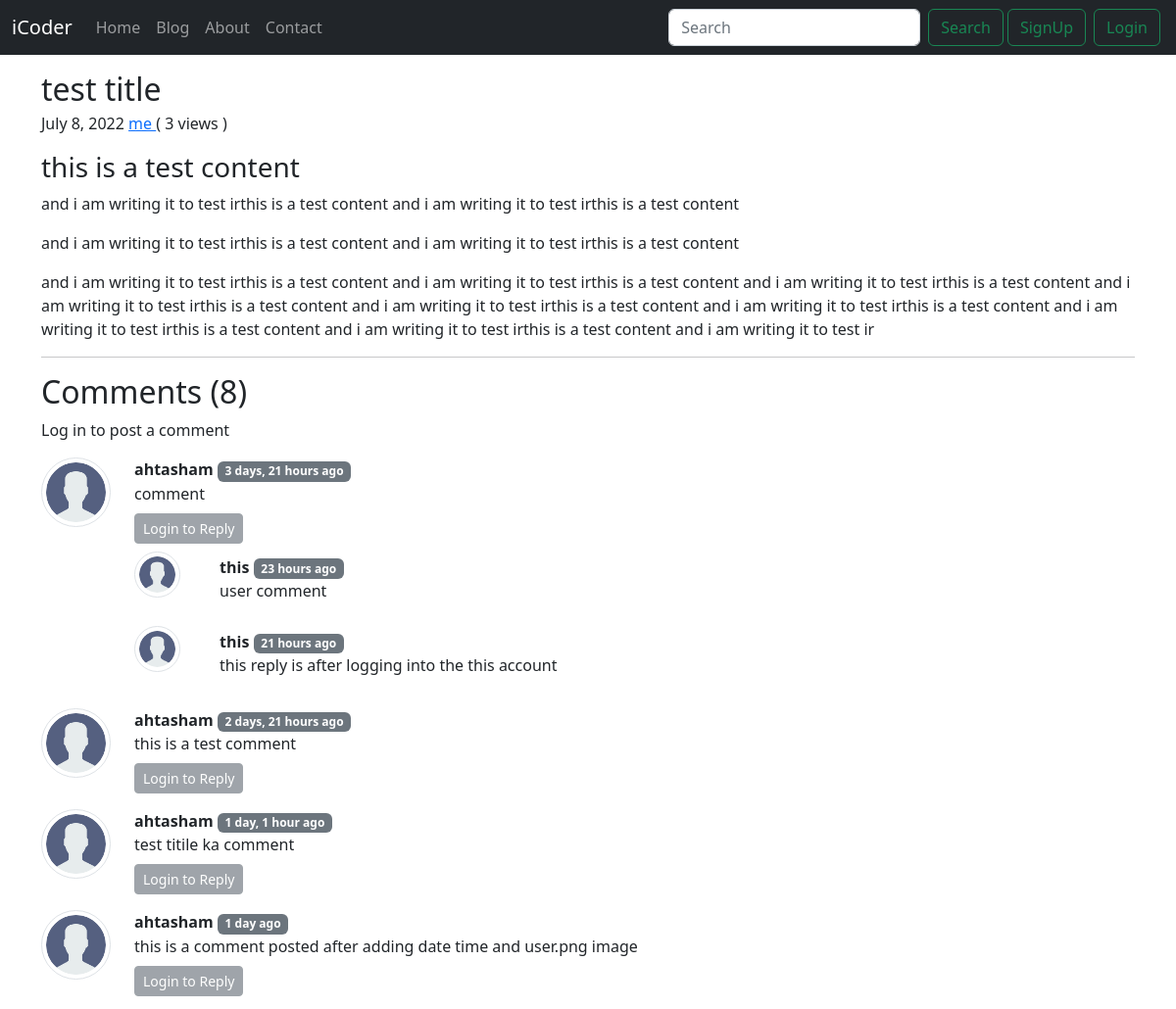
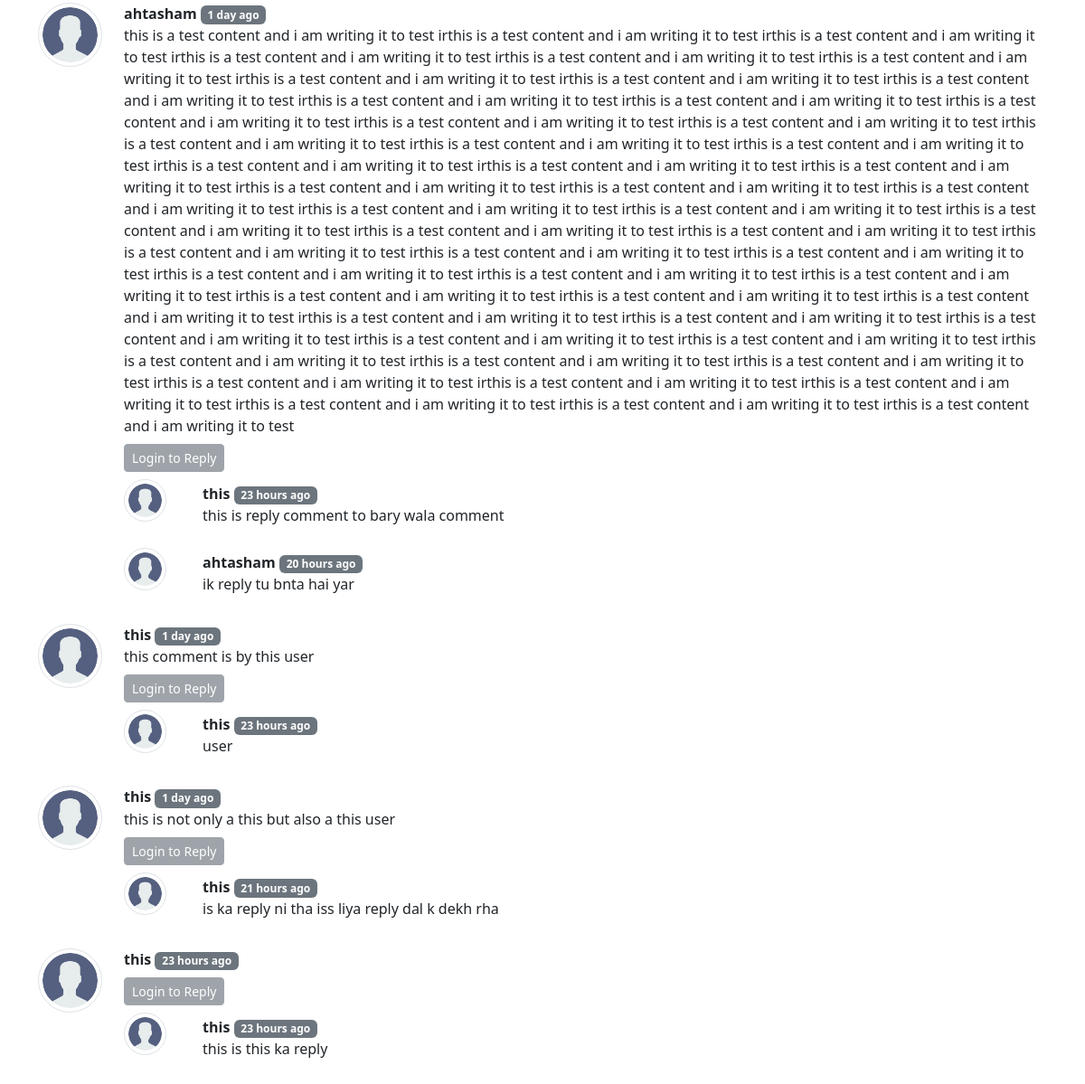
The page /blog/firsst-post on the database its author committed (2 pictures, top to bottom).
### blog/models.py (models this page shows, shortened)
class Post(models.Model):
    sno = models.AutoField(primary_key=True)
    title = models.CharField(max_length=255)
    content = models.TextField()
    author = models.CharField(max_length=130)
    slug = models.CharField(max_length=130)
    views = models.IntegerField(default=0)
    timeStamp = models.DateField(blank=True)

class BlogComment(models.Model):
    sno = models.AutoField(primary_key=True)
    comment = models.TextField()
    user = models.ForeignKey(User, on_delete=models.CASCADE)
    post = models.ForeignKey(Post, on_delete=models.CASCADE)
    parent = models.ForeignKey('self', on_delete=models.CASCADE, null=True)
    timestamp = models.DateTimeField(default=now)

### blog/views.py (the view)
# urls.py: path('<str:slug>', views.blogPost, name='blogPost'),
def blogPost(request, slug):
    post = Post.objects.filter(slug= slug).first()
    post.views = post.views + 1
    post.save()
    comments = BlogComment.objects.filter(post = post, parent = None)
    replies = BlogComment.objects.filter(post = post).exclude(parent = None)
    replyDict = {}
    for reply in replies:
        if reply.parent.sno not in replyDict.keys():
            replyDict[reply.parent.sno] = [reply]
        else:
            replyDict[reply.parent.sno].append(reply)
    context = {
        'post': post,
        'comments': comments,
        'user': request.user,
        'replyDict': replyDict
    }
    return render(request, 'blog/blogPost.html', context)

### blog/templatetags/extras.py (called while the page is built)
@register.filter(name= 'get_val')
def get_val(dict, key):
    return dict.get(key)

### templates/blog/blogPost.html (shortened to what this page needs)
{% extends 'basic.html' %}
{% block body %}
<div class="container my-3">
    <article class="blog-post">
        <h2 class="blog-post-title mb-1">{{post.title}}</h2>
        <p class="blog-post-meta">
            {{post.timeStamp}}
            <a href="#">
                {{post.author}}
            </a>
            (
                <span>
                    {{post.views}} views
                </span>
            )
        </p>
        <p>{{post.content|safe}}</p>
        <hr>
    </article>
</div>
<div class="container">
    <h2>Comments ({{comments.count}})</h2>
    <div class="my-2">
        {% if user.is_authenticated %}
        <form action="/blog/postComment" method="post">
            {% csrf_token %}
            <div class="mb-3">
                <input class="form-control" type="text" name="comment" placeholder="Enter Comment here">
                <input type="hidden" name="postSno" value="{{post.sno}}">
                <input type="hidden" name="parentSno" value="">
            </div>
            <button type="submit" class="btn btn-primary">Submit</button>
        </form>
        {% else %}
        <p>Log in to post a comment
            {% endif %}
    </div>
    {% for comment in comments %}
    <div class="row my-2">
        {% load humanize %}
        {% load extras %}
        <div class="col-md-1">
            <img class="img-thumbnail rounded-circle" src="/static/img/user.png" alt="">
        </div>
        <div class="col-md-11"> <b>{{comment.user.username}}</b> <span
                class="badge bg-secondary">{{comment.timestamp|naturaltime}}</span>
            <div>
                {{comment.comment}}
            </div>
            <div class="reply-mx-0">
                {% if user.is_authenticated %}
                <button class="btn btn-sm btn-secondary my-2" type="button" data-bs-toggle="collapse"
                    data-bs-target="#replyBox{{comment.sno}}" aria-expanded="false" aria-controls="collapseExample">
                    Reply
                </button>
                <div class="collapse" id="replyBox{{comment.sno}}">
                    <div class="card card-body my-1">
                        <form action="/blog/postComment" method="post">
                            {% csrf_token %}
                            <div class="mb-3">
                                <input class="form-control" type="text" name="comment" placeholder="Enter Reply here">
                                <input type="hidden" name="parentSno" value="{{comment.sno}}">
                            </div>
                            <input type="hidden" name="postSno" value="{{post.sno}}">
                            <button type="submit" class="btn btn-secondary">Reply</button>
                        </form>
                    </div>
                </div>
                {% else %}
                <button class="btn btn-sm btn-secondary my-2" type="button" data-bs-toggle="collapse"
                data-bs-target="#replyBox{{comment.sno}}" aria-expanded="false" aria-controls="collapseExample" disabled>
                Login to Reply
            </button>
                {% endif %}
                <div class="replies">
                    {% for reply in replyDict|get_val:comment.sno %}
                    <div class="row">
                        <div class="col-md-1">
                            <img class="img-thumbnail rounded-circle w-75" src="/static/img/user.png" alt="">
                        </div>
                        <div class="col-md-11 mt-1"><b>{{reply.user.username}}</b> <span
                            class="badge bg-secondary">{{reply.timestamp|naturaltime}}</span> <br>
                            {{reply.comment}}
                        </div>
                    </div>
                    <br>
                    {% endfor %}
                </div>
            </div>
        </div>
    </div>
    {% endfor %}
</div>
{% endblock body %}

### rows shown on the page
Post: title "test title", timeStamp "July 8, 2022", author "me", views "3", content "this is a test content and i am writing it to test irthis is a test content and i am writing it to test irthis is a test content and i am writing it to test irthis is a test content and i am writing it to test irthis is a test content and i am writing it to test irthis is a test content and i am writing it to test irthis is a test content and i am writing it to test irthis is a test content and i am writing it to test irthis is a test content and i am writing it to test irthis is a test content and i am writing it to test irthis is a test content and i am writing it to test irthis is a test content and i am writing it to test irthis is a test content and i am writing it to test ir"
BlogComment: user.username "ahtasham", timestamp "3 days, 21 hours ago", comment "comment"
BlogComment: user.username "this", timestamp "23 hours ago", comment "user comment"
BlogComment: user.username "this", timestamp "21 hours ago", comment "this reply is after logging into the this account"
BlogComment: user.username "ahtasham", timestamp "2 days, 21 hours ago", comment "this is a test comment"
BlogComment: user.username "ahtasham", timestamp "1 day, 1 hour ago", comment "test titile ka comment"
BlogComment: user.username "ahtasham", timestamp "1 day ago", comment "this is a comment posted after adding date time and user.png image"
BlogComment: user.username "ahtasham", timestamp "1 day ago", comment "this is a test content and i am writing it to test irthis is a test content and i am writing it to test irthis is a test content and i am writing it to test irthis is a test content and i am writing it to test irthis is a test content and i am writing it to test irthis is a test content and i am writing it to test irthis is a test content and i am writing it to test irthis is a test content and i am writing it to test irthis is a test content and i am writing it to test irthis is a test content and i am writing it to test irthis is a test content and i am writing it to test irthis is a test content and i am writing it to test irthis is a test content and i am writing it to test irthis is a…"
BlogComment: user.username "this", timestamp "23 hours ago", comment "this is reply comment to bary wala comment"
BlogComment: user.username "ahtasham", timestamp "20 hours ago", comment "ik reply tu bnta hai yar"
BlogComment: user.username "this", timestamp "1 day ago", comment "this comment is by this user"
BlogComment: user.username "this", timestamp "23 hours ago", comment "user"
BlogComment: user.username "this", timestamp "1 day ago", comment "this is not only a this but also a this user"
BlogComment: user.username "this", timestamp "21 hours ago", comment "is ka reply ni tha iss liya reply dal k dekh rha"
BlogComment: user.username "this", timestamp "23 hours ago"
BlogComment: user.username "this", timestamp "23 hours ago", comment "this is this ka reply"

### other values the page prints
{{ comments.count }} "8"
